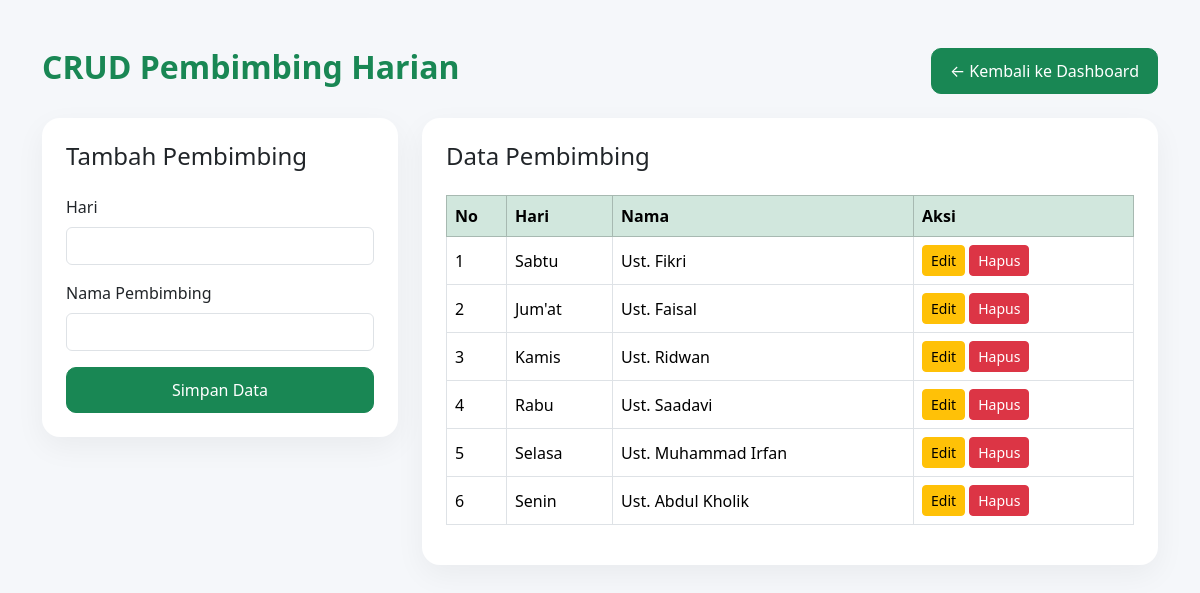
The app's page /admin/pembimbing.php (signed in) with its own data.
### tables this page shows
CREATE TABLE `pembimbing` (
  `id` int NOT NULL,
  `hari` varchar(100) NOT NULL,
  `nama` varchar(255) NOT NULL
);

### admin/pembimbing.php (the view, shortened to what this page needs)
<?php
include '../config/database.php';
$data = mysqli_query($conn, "SELECT * FROM pembimbing ORDER BY id DESC");
?>
<!DOCTYPE html>
<html lang="id">
<head>
    <link href="https://cdn.jsdelivr.net/npm/bootstrap@5.3.3/dist/css/bootstrap.min.css" rel="stylesheet">
</head>
<body>
    <div class="container py-5">
        <div class="d-flex justify-content-between align-items-center mb-4">
            <h2 class="title-page">CRUD Pembimbing Harian</h2>
            <a href="dashboard.php" class="btn btn-success btn-custom">
                ← Kembali ke Dashboard
            </a>
        </div>
        <div class="row g-4">
            <div class="col-lg-4">
                <div class="card card-custom p-4">
                    <h4 class="mb-4">Tambah Pembimbing</h4>
                    <form method="POST">
                        <div class="mb-3">
                            <label class="form-label">Hari</label>
                            <input type="text" name="hari" class="form-control" required>
                        </div>
                        <div class="mb-3">
                            <label class="form-label">Nama Pembimbing</label>
                            <input type="text" name="nama" class="form-control" required>
                        </div>
                        <button type="submit" name="tambah" class="btn btn-success w-100 btn-custom">
                            Simpan Data
                        </button>
                    </form>
                </div>
            </div>
            <div class="col-lg-8">
                <div class="card card-custom p-4">
                    <h4 class="mb-4">Data Pembimbing</h4>
                    <div class="table-responsive">
                        <table class="table table-bordered table-hover">
                            <thead class="table-success">
                                <tr>
                                    <th width="60">No</th>
                                    <th>Hari</th>
                                    <th>Nama</th>
                                    <th width="220">Aksi</th>
                                </tr>
                            </thead>
                            <tbody>
                                <?php $no = 1; while($row = mysqli_fetch_assoc($data)) : ?>
                                <tr>
                                    <td><?= $no++; ?></td>
                                    <td><?= $row['hari']; ?></td>
                                    <td><?= $row['nama']; ?></td>
                                    <td>
                                        <button class="btn btn-warning btn-sm" data-bs-toggle="modal"
                                            data-bs-target="#edit<?= $row['id']; ?>">
                                            Edit
                                        </button>
                                        <a href="?hapus=<?= $row['id']; ?>"
                                            onclick="return confirm('Yakin hapus data ini?')"
                                            class="btn btn-danger btn-sm">
                                            Hapus
                                        </a>
                                    </td>
                                </tr>
                                <?php endwhile; ?>
                            </tbody>
                        </table>
                    </div>
                </div>
            </div>
        </div>
    </div>
</body>
</html>

### admin/pembimbing.php (style rules this page uses)
body { background: #f5f7fa; }
.card-custom { border: none; border-radius: 18px; box-shadow: 0 10px 30px rgba(0, 0, 0, .05); }
.title-page { font-weight: 700; color: #198754; }
.btn-custom { border-radius: 10px; padding: 10px 18px; }
table { vertical-align: middle !important; }

### records on screen
pembimbing: hari "Sabtu", nama "Ust. Fikri"
pembimbing: hari "Jum'at", nama "Ust. Faisal"
pembimbing: hari "Kamis", nama "Ust. Ridwan"
pembimbing: hari "Rabu", nama "Ust. Saadavi"
pembimbing: hari "Selasa", nama "Ust. Muhammad Irfan"
pembimbing: hari "Senin", nama "Ust. Abdul Kholik"
